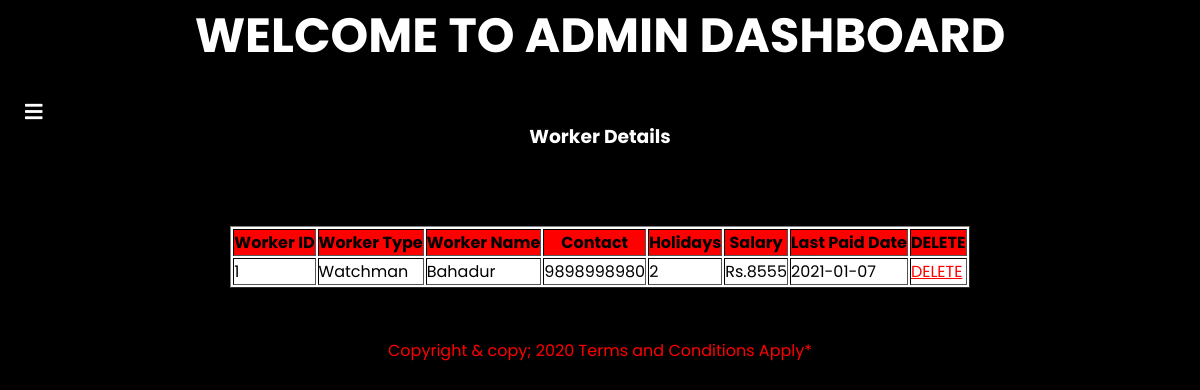
Screenshot of /ViewWorkerDetails.php with the database file from the repository.
### tables this page shows
CREATE TABLE `worker_details` (
  `Worker_ID` int(11) NOT NULL,
  `Worker_Type` varchar(50) NOT NULL,
  `Worker_Name` varchar(50) NOT NULL,
  `Worker_Contact` varchar(11) NOT NULL,
  `No_of_Holiday` int(11) NOT NULL,
  `Worker_TotSalary` float NOT NULL,
  `LastPaidDate` date NOT NULL,
  `Status` int(11) NOT NULL,
  `UpdateDate` date NOT NULL
);

### ViewWorkerDetails.php (the view, shortened to what this page needs)
<!DOCTYPE html>
<?php
include("connect.php");
include("admin_header.php");
?>
<html lang="en" dir="ltr">
 <body>
 <br><br><center><h3><font color="white">Worker Details</font></h3></center>
	  <?php
					$qur=mysqli_query($con,"select * from Worker_details");
					if(mysqli_num_rows($qur)>0)
					{
						echo "<br><br><br><center><font color='black'><table class='table table-bordered' border ='1px' style='background-color:white'>
								<tr>
									<th>Worker ID</th>
									<th>Worker Type</th>
									<th>Worker Name</th>
									<th>Contact</th>
									<th>Holidays</th>
									<th>Salary</th>
									<th>Last Paid Date</th>
									<th>DELETE</th>
								</tr></font>";
						while($q=mysqli_fetch_array($qur))
						{
							echo "<tr>";
							echo "<td>$q[0]</td>";
							echo "<td>$q[1]</td>";
							echo "<td>$q[2]</td>";
							echo "<td>$q[3]</td>";
							echo "<td>$q[4]</td>";
							echo "<td>Rs.$q[5]</td>";
							echo "<td>$q[6]</td>";
							echo "<td><a href='Worker_Details.php?dWid=$q[0]' class='aa'>DELETE</a></td>";
							echo "</tr>";
						}
						echo "</table></center>";
					}else{
						echo "<h2><font color='white'>No Record Found</h2>";
					}
				?>
      <center><br><br><footer class="text-center small tm-footer">
          <p class="mb-0"><font color="red">
            <font color='red'>Copyright & copy; 2020 Terms and Conditions Apply*  </font></p>
        </footer></center>
  </body>
</html>

### style.css (style rules this page uses)
* { margin: 0; padding: 0; box-sizing: border-box; font-family: "Poppins", sans-serif; }
body { min-height: 100vh; background: url(black.jpg)no-repeat; background-size: cover; background-position: center; flex-direction: row-reverse; }

### rows the page displays
worker_details: Worker_ID "1", Worker_Type "Watchman", Worker_Name "Bahadur", Worker_Contact "9898998980", No_of_Holiday "2", Worker_TotSalary "8555", LastPaidDate "2021-01-07"
